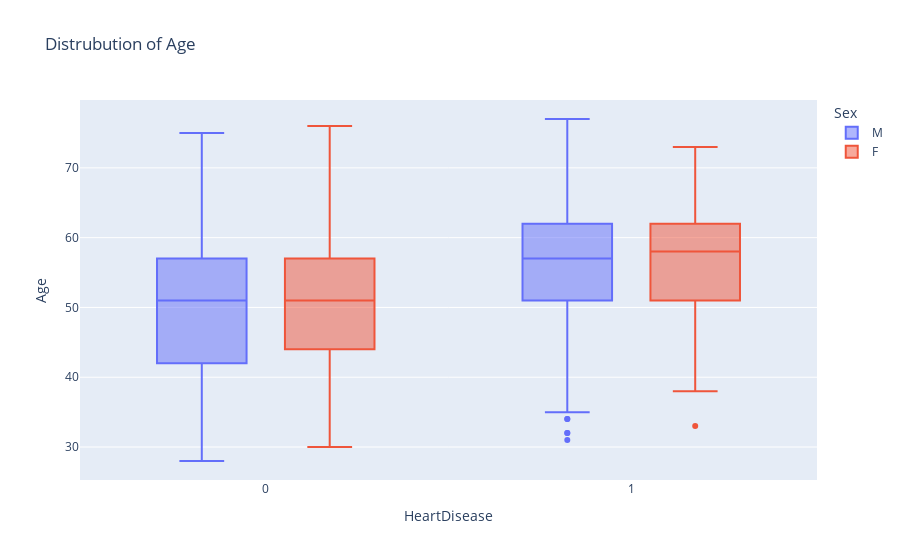

The cell this chart's notebook holds for it:
### Markdown cell above
У людей имеющих проблемы с сердцем медианный возраст выше, чем у здоровых людей.

### Code cell
fig = px.box(df,y="Age",x="HeartDisease",title=f"Distrubution of Age", color='Sex')
fig.show()

### Figure 1 — Plotly figure (JSON) as saved in the notebook; plotly's stock layout.template omitted (floating-point values rounded to 4 significant figures; data arrays with more than 128 entries replaced by an {"elided": "..."} marker saying what was removed)
{"data": [{"alignmentgroup": "True", "hovertemplate": "Sex=M<br>HeartDisease=%{x}<br>Age=%{y}<extra></extra>", "legendgroup": "M", "marker": {"color": "#636efa"}, "name": "M", "notched": false, "offsetgroup": "M", "orientation": "v", "showlegend": true, "type": "box", "x": {"elided": "724 int values"}, "x0": " ", "xaxis": "x", "y": {"elided": "724 int values"}, "y0": " ", "yaxis": "y"}, {"alignmentgroup": "True", "hovertemplate": "Sex=F<br>HeartDisease=%{x}<br>Age=%{y}<extra></extra>", "legendgroup": "F", "marker": {"color": "#EF553B"}, "name": "F", "notched": false, "offsetgroup": "F", "orientation": "v", "showlegend": true, "type": "box", "x": {"elided": "193 int values"}, "x0": " ", "xaxis": "x", "y": {"elided": "193 int values"}, "y0": " ", "yaxis": "y"}], "layout": {"boxmode": "group", "legend": {"title": {"text": "Sex"}, "tracegroupgap": 0}, "title": {"text": "Distrubution of Age"}, "xaxis": {"anchor": "y", "domain": [0, 1], "title": {"text": "HeartDisease"}}, "yaxis": {"anchor": "x", "domain": [0, 1], "title": {"text": "Age"}}}}
